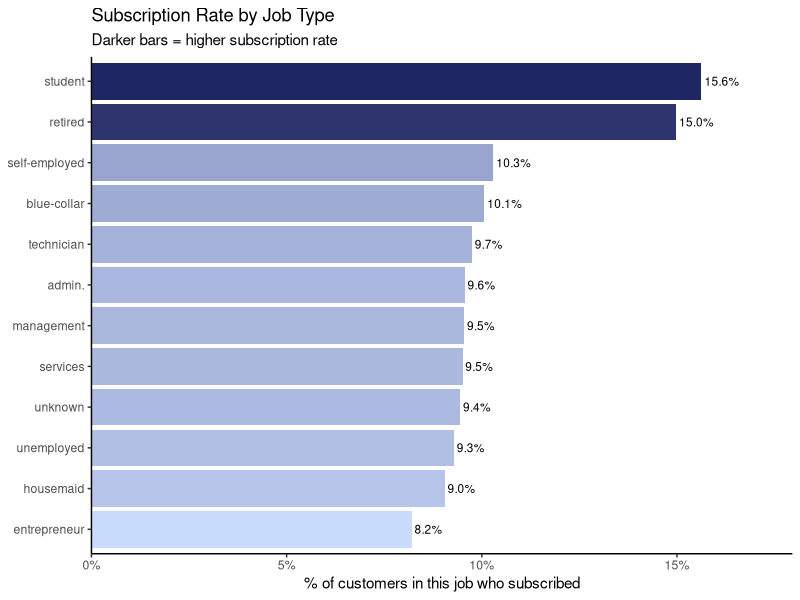
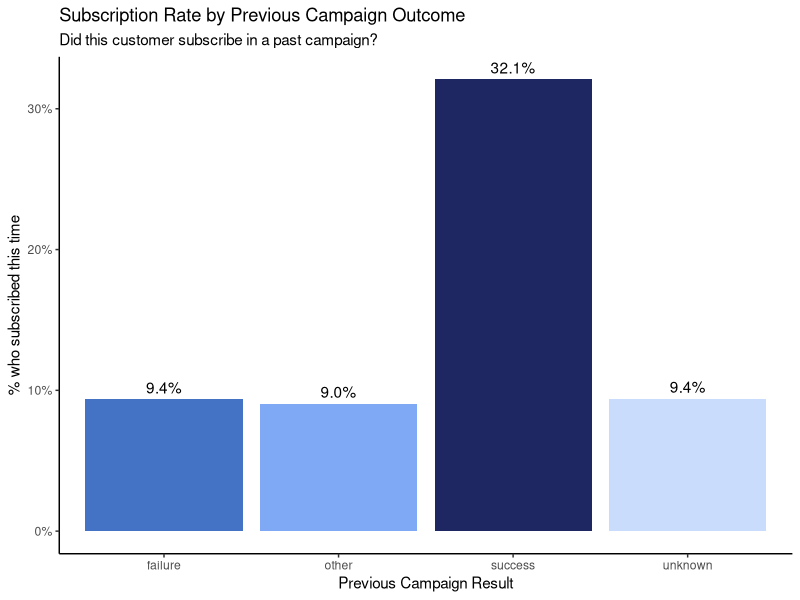
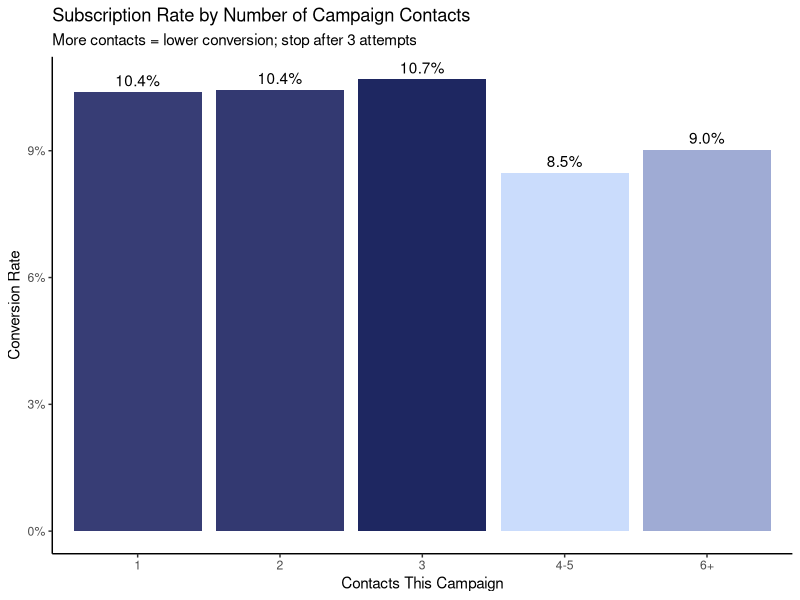
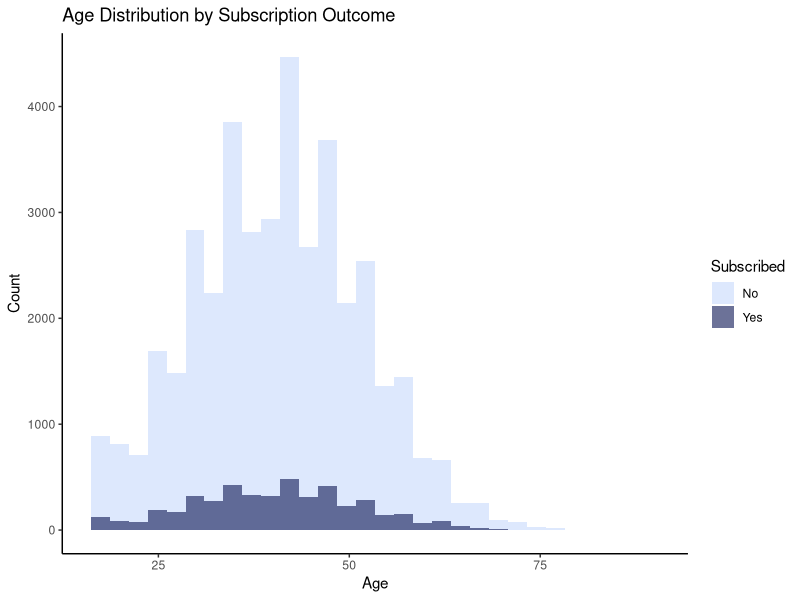

The R source for these figures, in order: (Note: this script raises an error after producing the figures.)
## ---- chunk 1
knitr::opts_chunk$set(echo = TRUE, warning = FALSE, message = FALSE,
                      fig.width = 9, fig.height = 5)
## ---- chunk 2
library(tidyverse)
library(caret)
library(randomForest)
library(pROC)
library(scales)

data <- read.csv("bank_marketing.csv", stringsAsFactors = FALSE)

glimpse(data)


# How many subscribed?
data %>%
  count(y) %>%
  mutate(pct = round(n / sum(n) * 100, 1)) %>%
  rename(Subscribed = y, Count = n, `Percent (%)` = pct)
## ---- chunk 3
data_nova <- data %>%
  mutate(y = factor(ifelse(y == "yes", "Yes", "No"), levels = c("No", "Yes"))) %>%
  mutate(across(c(default, housing, loan, contact, poutcome,
                  job, marital, education, month), factor)) %>%
  select(-duration) %>%
  mutate(previously_contacted = factor(ifelse(pdays == -1, "No", "Yes"))) %>%
  select(-pdays)
## ---- chunk 4
data_nova %>%
  group_by(job) %>%
  summarise(rate = mean(y == "Yes"), n = n()) %>%
  arrange(rate) %>%
  mutate(job = fct_reorder(job, rate)) %>%
  ggplot(aes(x = rate, y = job, fill = rate)) +
  geom_col() +
  geom_text(aes(label = percent(rate, accuracy = 0.1)), hjust = -0.1, size = 3) +
  scale_x_continuous(labels = percent, expand = expansion(mult = c(0, 0.15))) +
  scale_fill_gradient(low = "#CADCFC", high = "#1E2761") +
  labs(title = "Subscription Rate by Job Type",
       subtitle = "Darker bars = higher subscription rate",
       x = "% of customers in this job who subscribed", y = NULL) +
  theme_classic() +
  theme(legend.position = "none")
## ---- chunk 5
data_nova %>%
  group_by(poutcome) %>%
  summarise(rate = mean(y == "Yes"), n = n()) %>%
  ggplot(aes(x = poutcome, y = rate, fill = poutcome)) +
  geom_col() +
  geom_text(aes(label = percent(rate, accuracy = 0.1)), vjust = -0.5) +
  scale_y_continuous(labels = percent) +
  scale_fill_manual(values = c("unknown" = "#CADCFC", "other" = "#7FA8F5",
                               "failure" = "#4472C4", "success" = "#1E2761")) +
  labs(title = "Subscription Rate by Previous Campaign Outcome",
       subtitle = "Did this customer subscribe in a past campaign?",
       x = "Previous Campaign Result", y = "% who subscribed this time") +
  theme_classic() +
  theme(legend.position = "none")
## ---- chunk 6
# Campaign contacts vs outcome
data_nova %>%
  mutate(campaign_grp = cut(campaign, breaks = c(0,1,2,3,5,Inf),
                             labels = c("1","2","3","4-5","6+"))) %>%
  group_by(campaign_grp) %>%
  summarise(rate = mean(y == "Yes"), n = n()) %>%
  ggplot(aes(x = campaign_grp, y = rate, fill = rate)) +
  geom_col() +
  geom_text(aes(label = scales::percent(rate, accuracy=0.1)), vjust = -0.5) +
  scale_y_continuous(labels = scales::percent) +
  scale_fill_gradient(low = "#CADCFC", high = "#1E2761") +
  labs(title = "Subscription Rate by Number of Campaign Contacts",
       subtitle = "More contacts = lower conversion; stop after 3 attempts",
       x = "Contacts This Campaign", y = "Conversion Rate") +
  theme_classic() +
  theme(legend.position = "none")
## ---- chunk 7
# Age distribution by outcome
data_nova %>%
  ggplot(aes(x = age, fill = y)) +
  geom_histogram(bins = 30, position = "identity", alpha = 0.65) +
  scale_fill_manual(values = c("No" = "#CADCFC", "Yes" = "#1E2761"),
                    name = "Subscribed") +
  labs(title = "Age Distribution by Subscription Outcome",
       x = "Age", y = "Count") +
  theme_classic()
## ---- chunk 8
set.seed(123)
train_idx <- createDataPartition(data_nova$y, p = 0.75, list = FALSE)
train_df  <- data_nova[train_idx, ]
test_df   <- data_nova[-train_idx, ]
## ---- chunk 9
set.seed(123)
lr_model <- glm(y ~ ., data = train_df, family = binomial(link = "logit"))
lr_probs <- predict(lr_model, newdata = test_df, type = "response")
lr_preds <- factor(ifelse(lr_probs >= 0.5, "Yes", "No"), levels = c("No","Yes"))

# Confusion matrix at 0.5 threshold
cm_lr <- confusionMatrix(lr_preds, test_df$y, positive = "Yes")
roc_lr   <- roc(test_df$y, lr_probs, levels = c("No", "Yes"), direction = "<")
cat("Logistic Regression AUC:", round(auc(roc_lr), 3))
## ---- chunk 10
set.seed(123)
rf_model <- randomForest(
  y ~ .,
  data       = train_df,
  ntree      = 300,
  mtry       = 4,
  importance = TRUE,
  classwt    = c("No" = 1, "Yes" = 4)
)

# Predict on test set
rf_probs <- predict(rf_model, newdata = test_df, type = "prob")[,"Yes"]
rf_preds <- factor(ifelse(rf_probs >= 0.35, "Yes", "No"), levels = c("No","Yes"))

cm_rf <- confusionMatrix(rf_preds, test_df$y, positive = "Yes")
cat("=== Random Forest @ 0.35 threshold ===\n")
print(cm_rf$byClass[c("Precision","Recall","F1")])
roc_rf   <- roc(test_df$y, rf_probs, levels = c("No", "Yes"), direction = "<")
cat("Random Forest AUC:", round(auc(roc_rf), 3))
## ---- chunk 11
top20_n <- round(nrow(test_df) * 0.20)

precision_at_20 <- function(probs, actuals, top_n) {
  top_idx <- order(probs, decreasing = TRUE)[1:top_n]
  mean(actuals[top_idx] == "Yes")
}

p20_lr <- precision_at_20(lr_probs, test_df$y, top20_n)
p20_rf <- precision_at_20(rf_probs, test_df$y, top20_n)

tribble(
  ~Model,                ~AUC,                  ~`Precision in Top 20%`,
  "Logistic Regression", round(auc(roc_lr), 3), round(p20_lr, 3),
  "Random Forest",       round(auc(roc_rf), 3), round(p20_rf, 3)
)
## ---- chunk 12
plot(roc_lr, col = "#CADCFC", lwd = 2,
     main = "ROC Curves: How Well Does Each Model Rank Customers?")
plot(roc_rf, col = "#1E2761", lwd = 2, add = TRUE)
legend("bottomright",
       legend = c(paste0("Logistic Reg. AUC = ", round(auc(roc_lr), 3)),
                  paste0("Random Forest AUC = ", round(auc(roc_rf), 3))),
       col = c("#CADCFC", "#1E2761"), lwd = 2)
abline(a = 0, b = 1, lty = 2, col = "gray")
## ---- chunk 13
thresholds <- seq(0.05, 0.95, by = 0.01)

pr_data <- map_dfr(thresholds, function(t) {
  preds <- factor(ifelse(rf_probs >= t, "Yes", "No"), levels = c("No", "Yes"))
  cm    <- confusionMatrix(preds, test_df$y, positive = "Yes")
  tibble(
    threshold = t,
    precision = ifelse(is.na(cm$byClass["Precision"]), 0, cm$byClass["Precision"]),
    recall    = cm$byClass["Recall"],
    f1        = ifelse(is.na(cm$byClass["F1"]), 0, cm$byClass["F1"])
  )
})

ggplot(pr_data, aes(x = threshold)) +
  geom_line(aes(y = precision, color = "Precision"), linewidth = 1) +
  geom_line(aes(y = recall,    color = "Recall"),    linewidth = 1) +
  geom_line(aes(y = f1,        color = "F1 Score"),  linewidth = 1, linetype = "dashed") +
  geom_vline(xintercept = 0.35, linetype = "dotted", color = "gray40") +
  annotate("text", x = 0.39, y = 0.85, label = "Chosen\nthreshold\n(0.35)", size = 3) +
  scale_color_manual(values = c("Precision" = "#1E2761", "Recall" = "#E74C3C",
                                "F1 Score"  = "#F39C12")) +
  scale_y_continuous(labels = percent, limits = c(0, 1)) +
  labs(title = "Finding the Right Threshold",
       subtitle = "Precision = quality of calls | Recall = how many real subscribers we catch",
       x = "Threshold (minimum score needed to trigger a call)", y = "Score", color = NULL) +
  theme_classic()
## ---- chunk 14
cost_per_call   <- 15   # EUR per call
revenue_per_sub <- 200  # EUR per new subscriber

rf_preds_35 <- factor(ifelse(rf_probs >= 0.35, "Yes", "No"), levels = c("No", "Yes"))
cm <- confusionMatrix(rf_preds_35, test_df$y, positive = "Yes")

TP <- cm$table["Yes", "Yes"]
FP <- cm$table["Yes", "No"]
FN <- cm$table["No", "Yes"]
TN <- cm$table["No", "No"]

tribble(
  ~Strategy,           ~`Total Calls`,           ~`Subscribers Reached`, ~`Net Profit (EUR)`,
  "Call Everyone",     nrow(test_df),             TP + FN,                (TP+FN)*revenue_per_sub - nrow(test_df)*cost_per_call,
  "Random 30%",        round(nrow(test_df)*0.30), round((TP+FN)*0.30),    round((TP+FN)*0.30)*revenue_per_sub - round(nrow(test_df)*0.30)*cost_per_call,
  "Model (RF @ 0.35)", TP + FP,                  TP,                     TP*revenue_per_sub - (TP+FP)*cost_per_call
)
## ---- chunk 15
cal_data <- tibble(prob = rf_probs, actual = test_df$y == "Yes") %>%
  mutate(bin = cut(prob, breaks = seq(0, 1, by = 0.1), include.lowest = TRUE)) %>%
  group_by(bin) %>%
  summarise(mean_pred = mean(prob), mean_actual = mean(actual), n = n()) %>%
  filter(!is.na(bin))

ggplot(cal_data, aes(x = mean_pred, y = mean_actual)) +
  geom_abline(intercept = 0, slope = 1, linetype = "dashed", color = "gray60") +
  geom_point(aes(size = n), color = "#1E2761") +
  geom_line(color = "#1E2761") +
  scale_size(range = c(2, 8), name = "No. of customers\nin this group") +
  scale_x_continuous(labels = percent, limits = c(0, 1)) +
  scale_y_continuous(labels = percent, limits = c(0, 1)) +
  labs(title = "Is the Model Honest About Its Confidence?",
       subtitle = "Dots near the dashed line = predictions closely match reality",
       x = "What the model predicted (%)", y = "What actually happened (%)") +
  theme_classic()
## ---- chunk 16
as.data.frame(cm$table) %>%
  rename(Predicted = Prediction, Actual = Reference, Count = Freq) %>%
  mutate(
    Result = case_when(
      Predicted == "Yes" & Actual == "Yes" ~ "[OK] Correctly called - subscribed",
      Predicted == "No"  & Actual == "No"  ~ "[OK] Correctly skipped - no interest",
      Predicted == "Yes" & Actual == "No"  ~ "[!]  Wasted call - did not subscribe",
      Predicted == "No"  & Actual == "Yes" ~ "[X]  Missed subscriber - not called"
    )
  ) %>%
  select(Result, Count) %>%
  arrange(desc(Count))
